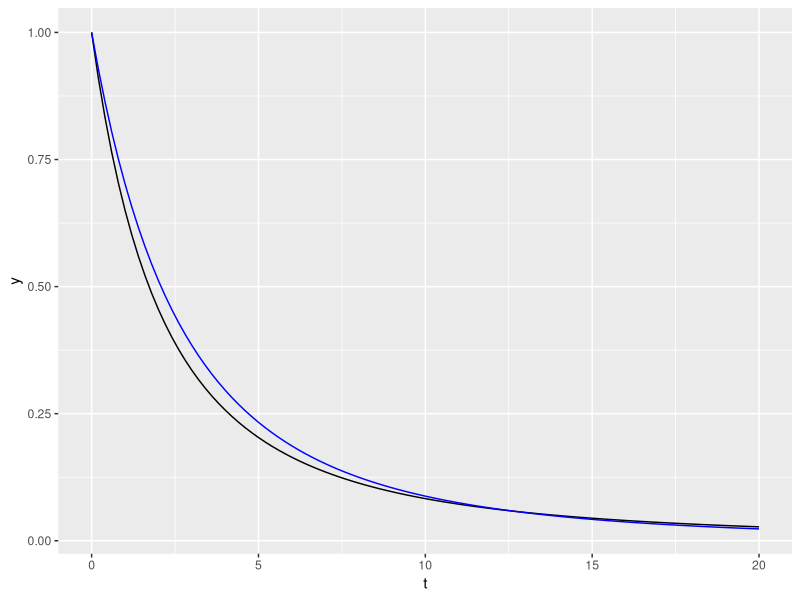

The R source for this figure:
## ---- chunk 1
knitr::opts_chunk$set(echo = TRUE)
library(ggplot2)
## ---- chunk 2

mu <- 4
k <- 10

resFunc <- function(mu=mu,k=k,t){
  invK <- 1/k
  left <- (invK/(invK + t))^(mu*k); 
}


resFunc2 <- function(mu=mu,k=k,t){
  invK <- 1/k
  left <- ((mu*(invK+1))/((mu*(invK+1))+t))^(invK+2); 
}

ggplot(data=data.frame(t=c(0,20)),aes(x=t)) + 
  stat_function(fun=resFunc2,args=list(mu=mu,k=k)) + 
  stat_function(fun=resFunc2,args=list(mu=mu,k=k*0.1),color="blue")





